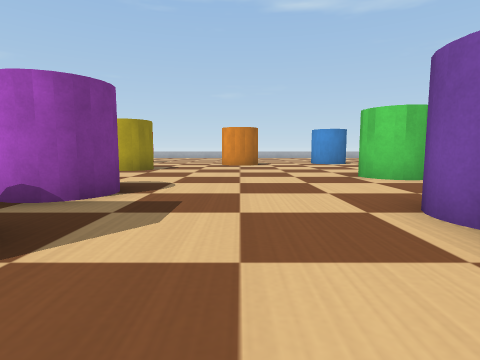
view 1 (above)

20 first-person views from a walk through a robot-simulator world made for Webots. The camera is 0.12 m above the floor, tilts 6° down and sees 80° across. The floor is counted in squares, 0.2 m on a side. Each view is taken from the middle of a square. On the plan, view 1 faces up. The plan holds only what a view shows up to about 9 squares ahead; the rest is blank. The robots in the file are not drawn. Webots' stock objects and surfaces are drawn as simple stand-ins.

view 2
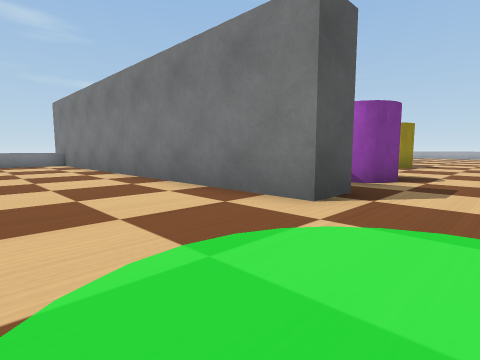

view 3
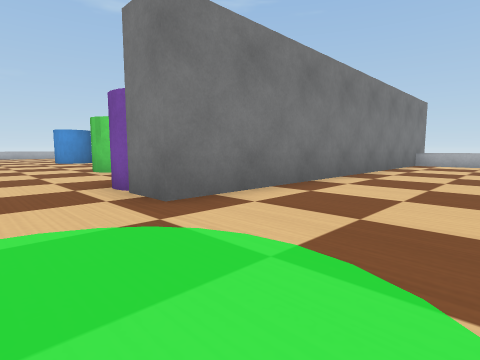

view 4
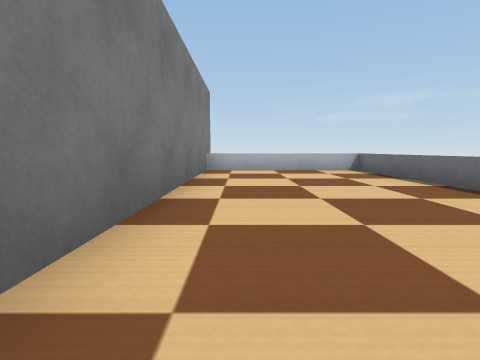

view 5
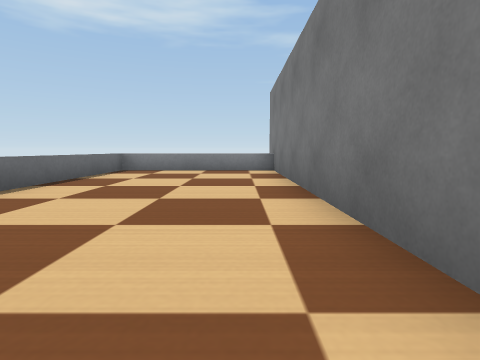

view 6
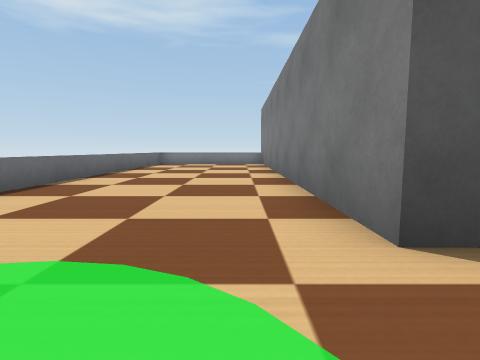

view 7
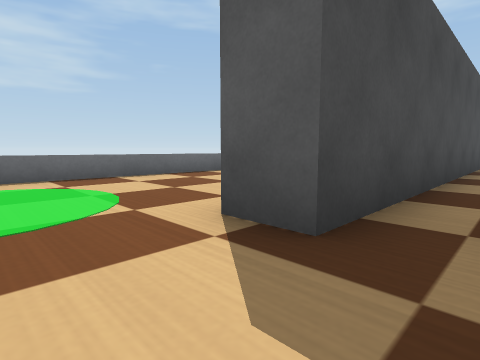

view 8
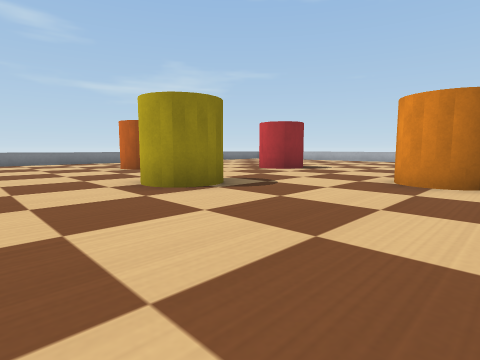

view 9
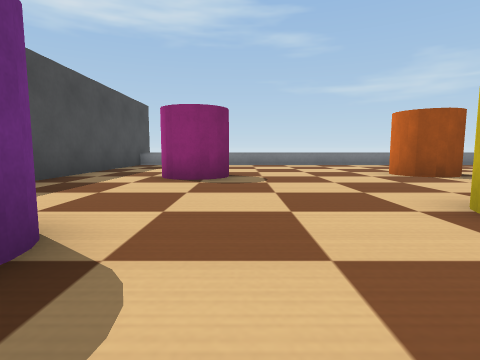

view 10
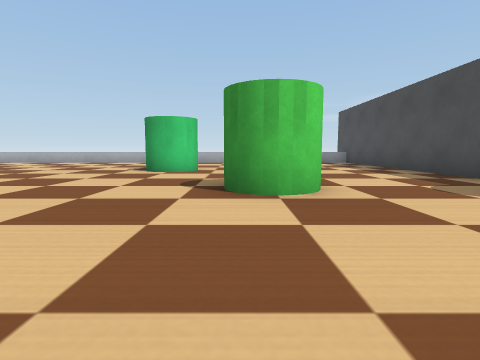

view 11
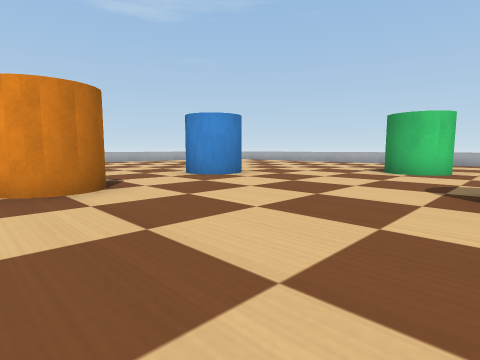

view 12
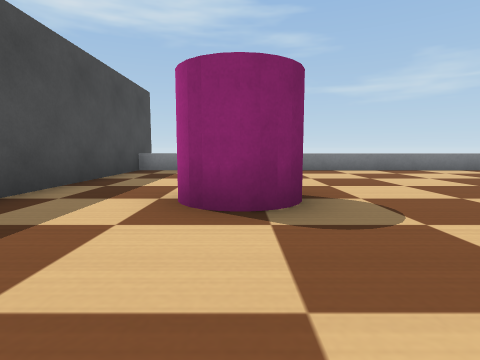

view 13
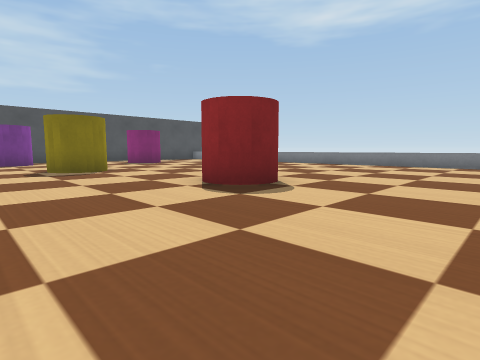

view 14
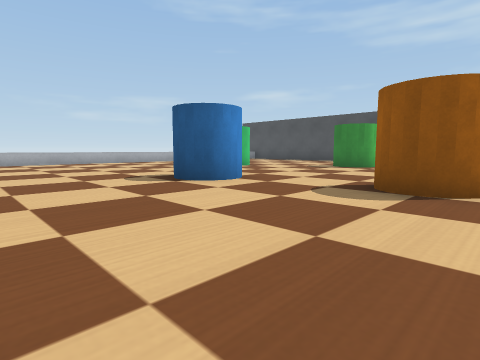

view 15
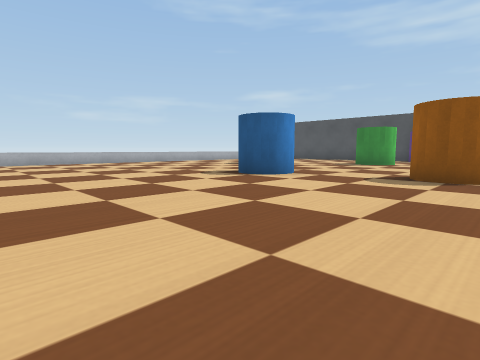

view 16
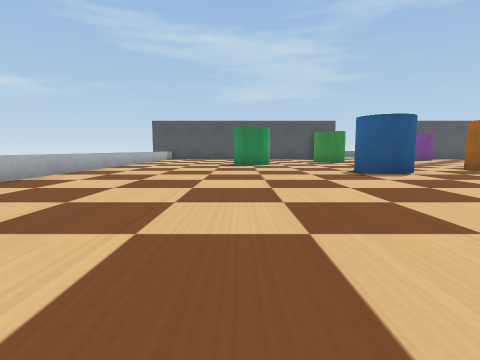

view 17
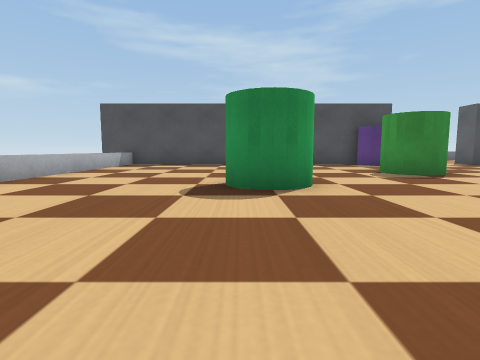

view 18
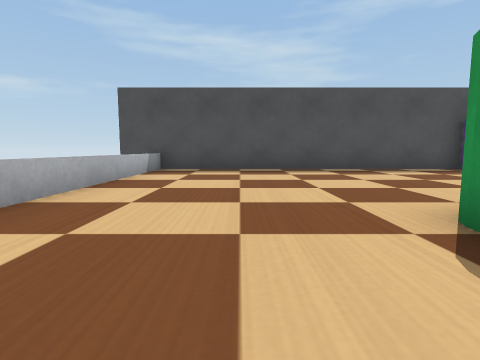

view 19
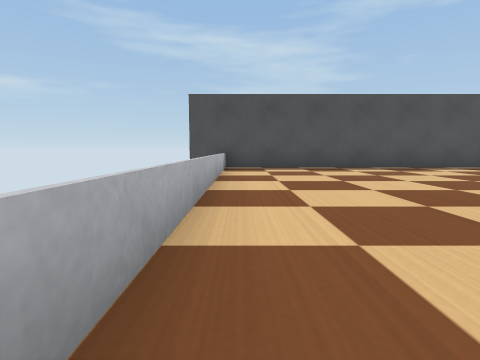

view 20
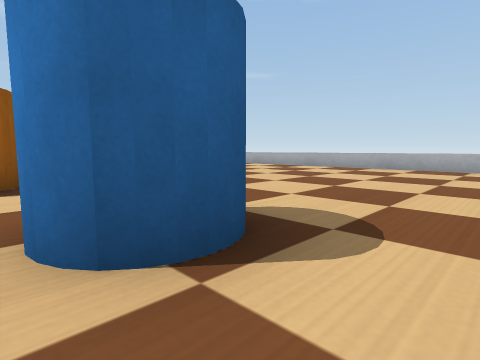

### Floor plan
Key: @ floor where view 1 was taken; # wall or solid block; . floor; = window, fence, low wall or low ledge; C yellow cylinder; G green cylinder; P purple cylinder; B barrier; R orange cylinder; M magenta cylinder; L blue cylinder; E red cylinder.
Columns run from 13 left of view 1 to 14 right of it. Each row starts with its distance up from view 1.
 22                 ===
 21                ....  .
 20               ..... ...
 19             ............
 18        ..................
 17 =.........................
 16  .........................=
 15   ......E.................=
 14    .... EE.......L........=
 13     ...  ....R..LLL.......=
 12 =.  ........RRR..L........=
 11 =.. RRR......R............=
 10 =....R....C..........G....=
  9 =........CC.........GG....=
  8 =.........C..........G....=
  7 =...............GG........=
  6    ...M.........GG........=
  5      MM....P..............=
  4    ...M...PP..............=
  3 =..........P...PP.........=
  2 BBBBBBBBBBBB...PPBBBBBBBBBBB
  1 BBBBBBBBBBBB...BBBBBBBBBBBB
  0 =............@............=
 -1 =.........................=
 -2 =.........................=
 -3 =............       ......=
 -4 #============        =====#

Positions as (right, up) in squares from view 1, and headings:
1: (0, 0), facing up
2: (0, -2), facing up-left
3: (0, -2), facing up-right
4: (4, 0), facing right
5: (-4, 0), facing left
6: (0, 0), facing left
7: (0, 3), facing down-left
8: (1, 6), facing up-left
9: (-1, 6), facing left
10: (-1, 7), facing right
11: (-1, 7), facing up-right
12: (-4, 5), facing left
13: (-1, 18), facing down-left
14: (-1, 17), facing down-right
15: (-1, 19), facing down-right
16: (8, 21), facing down
17: (8, 14), facing down
18: (10, 11), facing down
19: (12, 12), facing down
20: (6, 12), facing up-left
